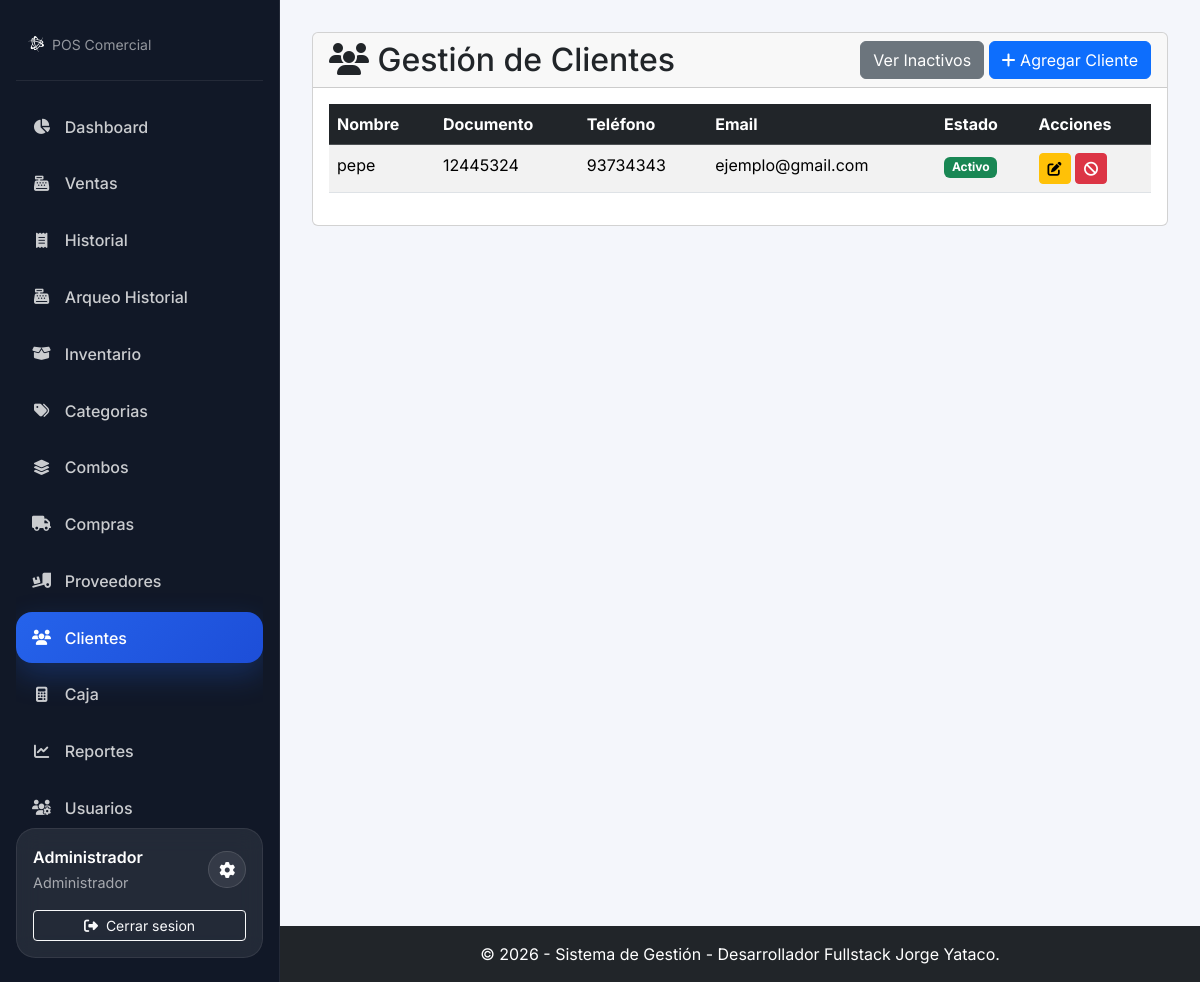
The page /modules/clientes/index.php (signed in) on the database its author committed.
### tables this page shows
CREATE TABLE `clientes` (
  `id_cliente` int(11) NOT NULL,
  `nombre_cliente` varchar(150) NOT NULL,
  `documento_identidad` varchar(20) DEFAULT NULL,
  `telefono` varchar(20) DEFAULT NULL,
  `email` varchar(100) DEFAULT NULL,
  `direccion` text DEFAULT NULL,
  `activo` tinyint(1) NOT NULL DEFAULT 1
);

### config/database.php (called while the page is built, shortened)
<?php
function tienePermiso($permiso) {
    if (isset($_SESSION['permisos']) && in_array($permiso, $_SESSION['permisos'])) {
        return true;
    }
    return false;
}

### modules/clientes/index.php (the view, shortened to what this page needs)
<?php
require_once __DIR__ . '/../../config/database.php';
require_once __DIR__ . '/../../includes/header.php';
$ver_inactivos = isset($_GET['ver']) && $_GET['ver'] == 'inactivos';
$filtro_activo = $ver_inactivos ? 0 : 1;
$stmt = $conexion->prepare("SELECT * FROM clientes WHERE activo = ? ORDER BY nombre_cliente ASC");
$stmt->bind_param("i", $filtro_activo);
$stmt->execute();
$resultado = $stmt->get_result();
?>
<div class="card">
    <div class="card-header d-flex justify-content-between align-items-center">
        <h2 class="m-0"><i class="fas fa-users"></i> Gestión de Clientes</h2>
        <div>
            <?php if ($ver_inactivos): ?>
                <a href="index.php" class="btn btn-info">Ver Activos</a>
            <?php else: ?>
                <a href="index.php?ver=inactivos" class="btn btn-secondary">Ver Inactivos</a>
            <?php endif; ?>
            <?php if (tienePermiso('clientes_crear_editar')): ?>
                <button type="button" class="btn btn-primary" data-bs-toggle="modal" data-bs-target="#clienteModal">
                    <i class="fas fa-plus"></i> Agregar Cliente
                </button>
            <?php endif; ?>
        </div>
    </div>
    <div class="card-body">
        <table class="table table-striped table-hover">
            <thead class="table-dark">
                <tr>
                    <th>Nombre</th>
                    <th>Documento</th>
                    <th>Teléfono</th>
                    <th>Email</th>
                    <th>Estado</th>
                    <th>Acciones</th>
                </tr>
            </thead>
            <tbody>
                <?php while($cliente = $resultado->fetch_assoc()): ?>
                <tr>
                    <td><?php echo htmlspecialchars($cliente['nombre_cliente']); ?></td>
                    <td><?php echo htmlspecialchars($cliente['documento_identidad']); ?></td>
                    <td><?php echo htmlspecialchars($cliente['telefono']); ?></td>
                    <td><?php echo htmlspecialchars($cliente['email']); ?></td>
                    <td>
                        <span class="badge bg-<?php echo $cliente['activo'] ? 'success' : 'danger'; ?>">
                            <?php echo $cliente['activo'] ? 'Activo' : 'Inactivo'; ?>
                        </span>
                    </td>
                    <td>
                        <?php if (tienePermiso('clientes_crear_editar')): ?>
                            <button type="button" class="btn btn-sm btn-warning edit-cliente-btn"
                                    data-bs-toggle="modal" data-bs-target="#clienteModal"
                                    data-id="<?php echo $cliente['id_cliente']; ?>"
                                    data-nombre="<?php echo htmlspecialchars($cliente['nombre_cliente']); ?>"
                                    data-documento="<?php echo htmlspecialchars($cliente['documento_identidad']); ?>"
                                    data-telefono="<?php echo htmlspecialchars($cliente['telefono']); ?>"
                                    data-email="<?php echo htmlspecialchars($cliente['email']); ?>"
                                    data-direccion="<?php echo htmlspecialchars($cliente['direccion']); ?>">
                                <i class="fas fa-edit"></i>
                            </button>
                        <?php endif; ?>
                        <?php if (tienePermiso('clientes_cambiar_estado')): ?>
                            <?php if ($cliente['activo']): ?>
                                <a href="cambiar_estado.php?id=<?php echo $cliente['id_cliente']; ?>&estado=0" class="btn btn-sm btn-danger" title="Desactivar"><i class="fas fa-ban"></i></a>
                            <?php else: ?>
                                <a href="cambiar_estado.php?id=<?php echo $cliente['id_cliente']; ?>&estado=1" class="btn btn-sm btn-success" title="Activar"><i class="fas fa-check"></i></a>
                            <?php endif; ?>
                        <?php endif; ?>
                    </td>
                </tr>
                <?php endwhile; ?>
            </tbody>
        </table>
    </div>
</div>
<?php
require_once __DIR__ . '/../../includes/footer.php';
?>

### assets/css/style.css (style rules this page uses)
body { display: flex; flex-direction: column; min-height: 100vh; }

### includes/header.php (style rules this page uses)
:root { --app-sidebar-width: 280px; --app-sidebar-bg: #111827; --app-sidebar-border: rgba(255, 255, 255, 0.08); --app-sidebar-text: rgba(255, 255, 255, 0.78); --app-sidebar-text-strong: #ffffff; --app-sidebar-hover: rgba(255, 255, 255, 0.08); --app-sidebar-active: linear-gradient(135deg, #2563eb 0%, #1d4ed8 100%); --app-body-bg: #f4f6fb; --app-card-bg: rgba(255, 255, 255, 0.08); }
html, body { min-height: 100%; }
body { font-family: 'Inter', sans-serif; background-color: var(--app-body-bg); color: #111827; }

### rows shown on the page
clientes: nombre_cliente "pepe", documento_identidad "12445324", telefono "93734343", email "ejemplo@gmail.com", activo "Activo"

### other values the page prints
$item['label'] "Dashboard"
$item['label'] "Ventas"
$item['label'] "Historial"
$item['label'] "Arqueo Historial"
$item['label'] "Inventario"
$item['label'] "Categorias"
$item['label'] "Combos"
$item['label'] "Compras"
$item['label'] "Proveedores"
$item['label'] "Clientes"
$item['label'] "Caja"
$item['label'] "Reportes"
$item['label'] "Usuarios"
$nombreUsuarioSidebar "Administrador"
$rolUsuarioSidebar "Administrador"
